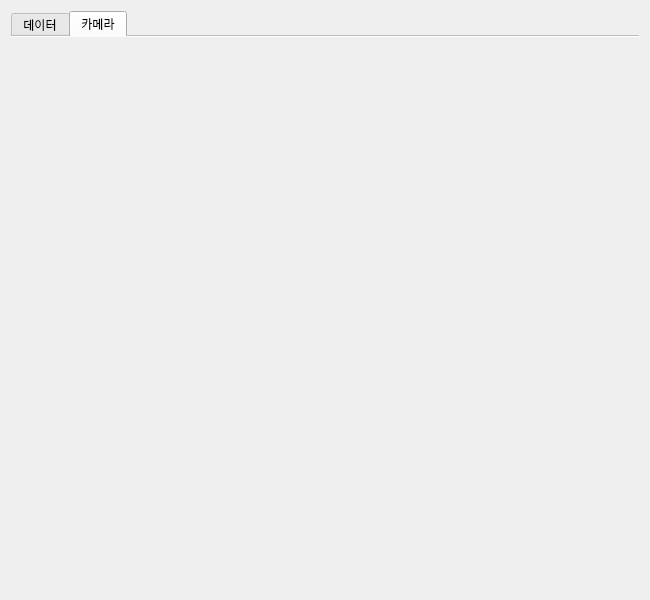
<?xml version="1.0" encoding="UTF-8"?>
<ui version="4.0">
 <class>MainWidget</class>
 <widget class="QWidget" name="MainWidget">
  <property name="geometry">
   <rect>
    <x>0</x>
    <y>0</y>
    <width>650</width>
    <height>600</height>
   </rect>
  </property>
  <property name="minimumSize">
   <size>
    <width>650</width>
    <height>600</height>
   </size>
  </property>
  <property name="windowTitle">
   <string>MainWidget</string>
  </property>
  <layout class="QVBoxLayout" name="verticalLayout">
   <item>
    <widget class="QTabWidget" name="pTabWidget">
     <property name="currentIndex">
      <number>1</number>
     </property>
     <property name="documentMode">
      <bool>true</bool>
     </property>
     <widget class="QWidget" name="pTab1">
      <attribute name="title">
       <string>데이터</string>
      </attribute>
     </widget>
     <widget class="QWidget" name="pTab2">
      <attribute name="title">
       <string>카메라</string>
      </attribute>
     </widget>
    </widget>
   </item>
  </layout>
 </widget>
 <resources/>
 <connections/>
</ui>
